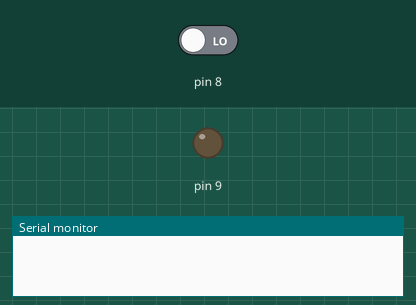
Bench run of a sketch on a simulated Arduino Uno, built with avr-gcc and run on an emulated ATmega328P. On the bench: output pins drawn as LEDs (lit = HIGH), the last lines printed to the serial monitor. The inputs (shaded band) are chosen by the test bench; at power-on: pin 8 LOW.

Above: at 1.2 s.
1.3 s: pin 8 driven HIGH
At 1.7 s:
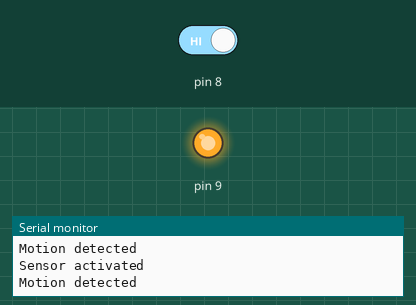
2.8 s: pin 8 driven LOW
At 3.2 s:
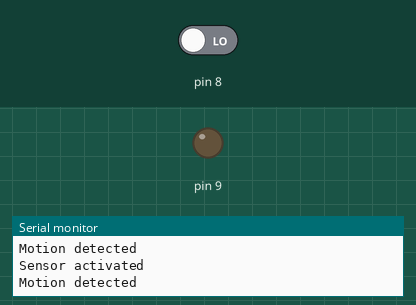
Timing chart, 0 to 5.8 s (numbered marks = the images above; inputs shaded):
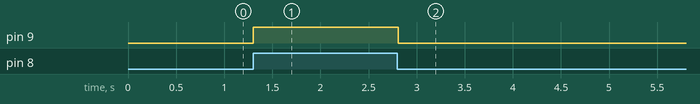

The sketch:

08b.ino
```cpp
int sensorData;
void setup()
{
    Serial.begin(9600);
    pinMode(9, OUTPUT);
    pinMode(8, INPUT);
}
void loop()
{
    sensorData = digitalRead(8);
    if (sensorData == HIGH)
    {
        digitalWrite(9, HIGH);
        Serial.println("Sensor activated");
        Serial.println("Motion detected");
        delay(50);
    }
    else
    {
        digitalWrite(9, LOW);
        delay(50);
    }
}
```

Measured:
- after the input at 1.3 s, pin 9: LOW → HIGH at once
- after the input at 2.8 s, pin 9: HIGH → LOW at once
